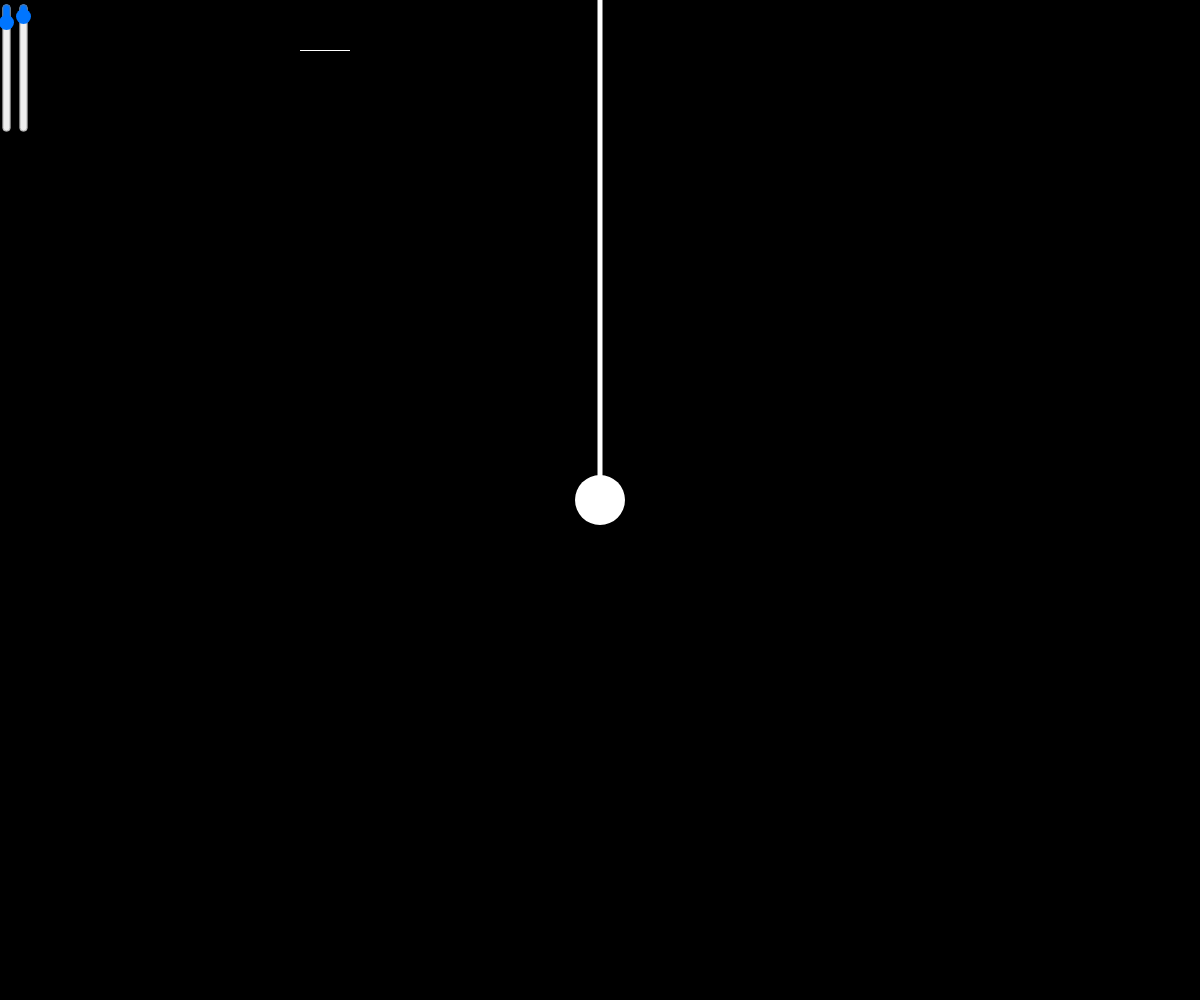
Frame 1 (no input)
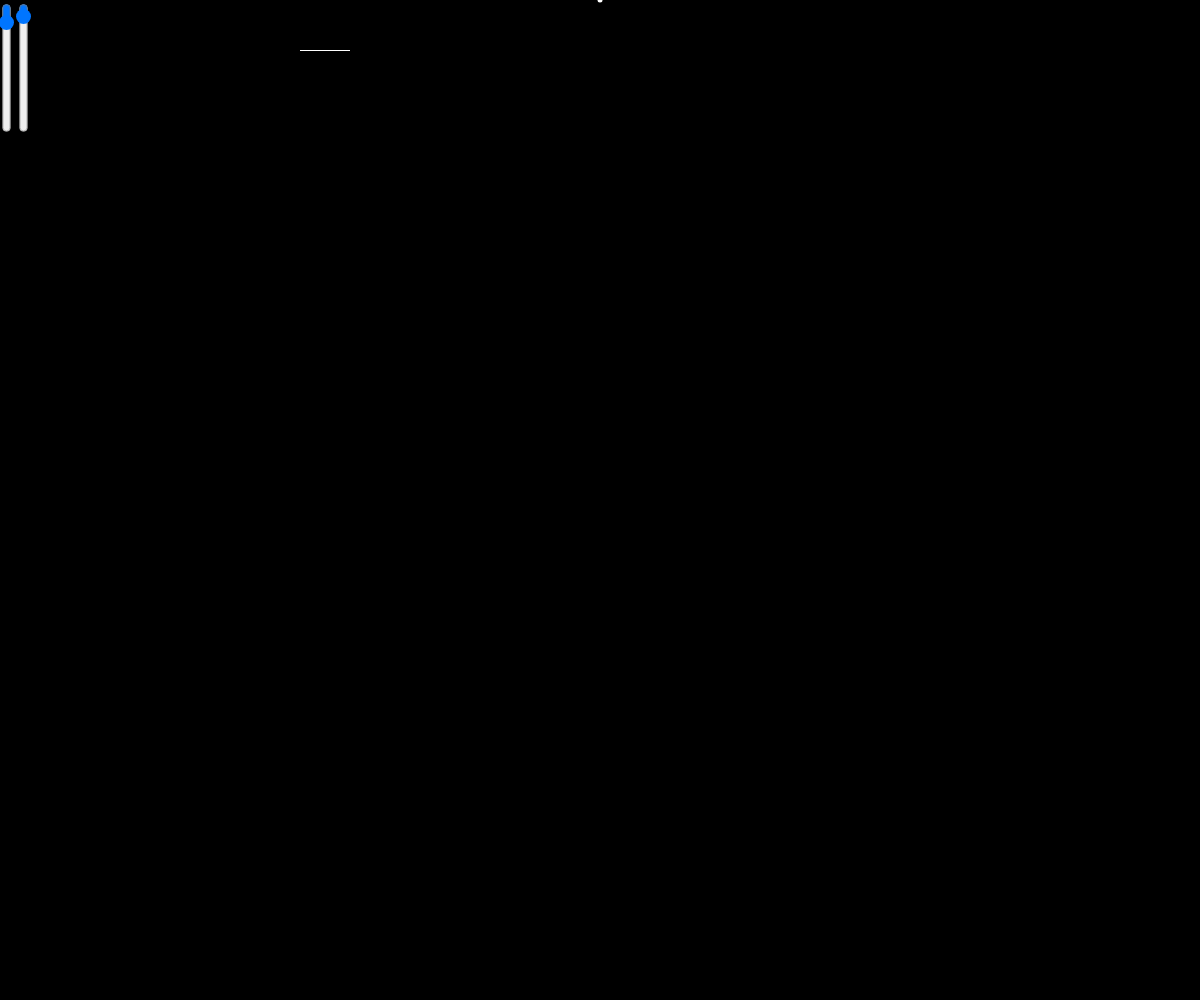
Frame 60 (no input)
Frame 120 (the mouse pressed at the canvas centre since frame 60): identical to frame 1, image omitted

The p5.js sketch that drew these frames (run headless with seeded random() and noise() and a simulated clock; from frame 60 on, the mouse is pressed at the canvas centre):

// p5.js sketch
// ── sketch.js
let bob;

let sliderK;
let sliderRL;

function setup() {
  createCanvas(window.innerWidth, window.innerHeight);
  bob = new Bob(windowWidth / 2 , windowHeight / 2);
  
  sliderK = createSlider(0, 0.01, 0.001, 0.001);
  sliderK.position(-60, 58);
  sliderK.style('transform', 'rotate(90deg)');
  
  sliderRL = createSlider(10, windowHeight, 50, 1);
  sliderRL.position(-60 + sliderRL.height + 1, 58);
  sliderRL.style('transform', 'rotate(90deg)');
}

function draw() {
  background(0);
  bob.k = sliderK.value();
  bob.rL = sliderRL.value();
  bob.draw();
  
  if(mouseIsPressed && mouseX > windowWidth / 4) { bob.y = mouseY; bob.vY = 0; bob.vX = 0; }
}
  
function keyPressed() {
    if(keyCode == UP_ARROW) bob.vX = 0.5;
  }

// ── bob.js
class Bob {
  
  constructor(_x, _y) {
    this.x = _x;
    this.y = _y;
  
    this.xO = windowWidth / 2;
    this.yO = 0;
    
    this.k = 0.01;
    this.rL = 500;
    
    this.vX = 0;
    this.vY = 0;
    
    this.sizeX = 50;
    this.sizeY = 50;
  }
  
  update() {
    this.x += this.vX;
    this.y += this.vY;
    
    this.dir = createVector(this.x - this.xO, this.y - this.yO);
    this.cL = this.dir.mag();
    this.dir.normalize();
    this.displacement = this.cL - this.rL;
    this.dir.mult(-this.k * this.displacement);
    this.vX += this.dir.x;
    this.vY += this.dir.y;
    
  }
  
  draw() {
    
    strokeWeight(5);
    stroke(255);
    line(this.xO, this.yO, this.x, this.y);
    
    noStroke();
    ellipse(this.x, this.y, this.sizeX, this.sizeY)
    
    rect(windowWidth / 4, this.rL, 50, 1);
    
    this.update();
  }
  
}
